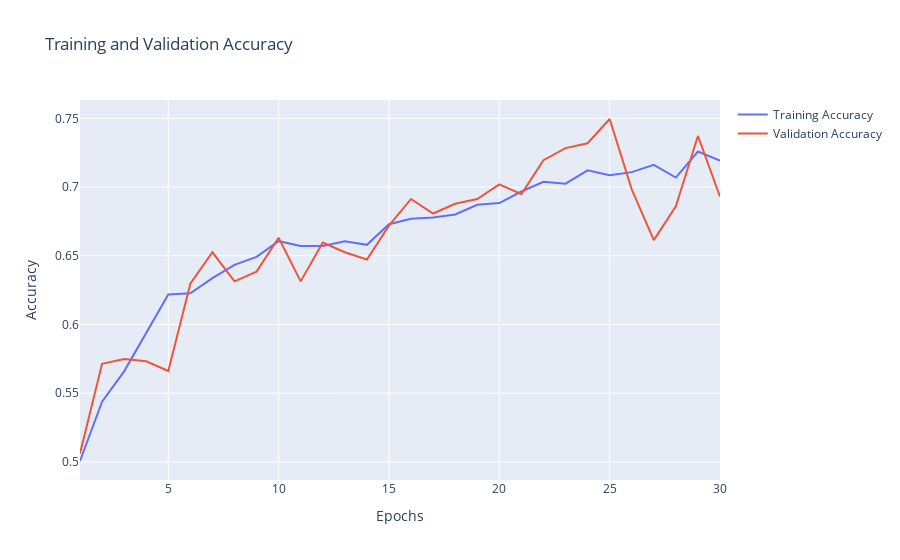

Here is the notebook cell this chart was saved with:
### Code cell
acc = history.history['acc']
vall_acc = history.history['val_acc']
loss = history.history['loss']
val_loss = history.history['val_loss']
epochs = [x for x in range(1, len(acc) + 1)]

fig = go.Figure()
fig.add_trace(go.Scatter(x=epochs, y=acc, name="Training Accuracy"))
fig.add_trace(go.Scatter(x=epochs, y=vall_acc, name="Validation Accuracy"))
fig.update_layout(
    title="Training and Validation Accuracy",
    xaxis_title="Epochs",
    yaxis_title="Accuracy"
)
fig.show()

### Figure 1 — Plotly figure (JSON) as saved in the notebook; plotly's stock layout.template omitted (floating-point values rounded to 4 significant figures)
{"data": [{"name": "Training Accuracy", "type": "scatter", "x": [1, 2, 3, 4, 5, 6, 7, 8, 9, 10, 11, 12, 13, 14, 15, 16, 17, 18, 19, 20, 21, 22, 23, 24, 25, 26, 27, 28, 29, 30], "y": [0.5007, 0.5439, 0.5659, 0.5941, 0.6219, 0.6227, 0.6338, 0.6435, 0.6492, 0.6606, 0.6571, 0.6571, 0.6606, 0.658, 0.673, 0.677, 0.6778, 0.68, 0.6871, 0.6884, 0.6968, 0.7038, 0.7025, 0.7122, 0.7087, 0.7109, 0.7162, 0.7069, 0.7259, 0.7193]}, {"name": "Validation Accuracy", "type": "scatter", "x": [1, 2, 3, 4, 5, 6, 7, 8, 9, 10, 11, 12, 13, 14, 15, 16, 17, 18, 19, 20, 21, 22, 23, 24, 25, 26, 27, 28, 29, 30], "y": [0.5062, 0.5714, 0.575, 0.5732, 0.5661, 0.6296, 0.6526, 0.6314, 0.6384, 0.6631, 0.6314, 0.6596, 0.6526, 0.6473, 0.672, 0.6914, 0.6808, 0.6878, 0.6914, 0.7019, 0.6949, 0.7196, 0.7284, 0.7319, 0.7496, 0.6984, 0.6614, 0.6861, 0.7372, 0.6931]}], "layout": {"title": {"text": "Training and Validation Accuracy"}, "xaxis": {"title": {"text": "Epochs"}}, "yaxis": {"title": {"text": "Accuracy"}}}}
